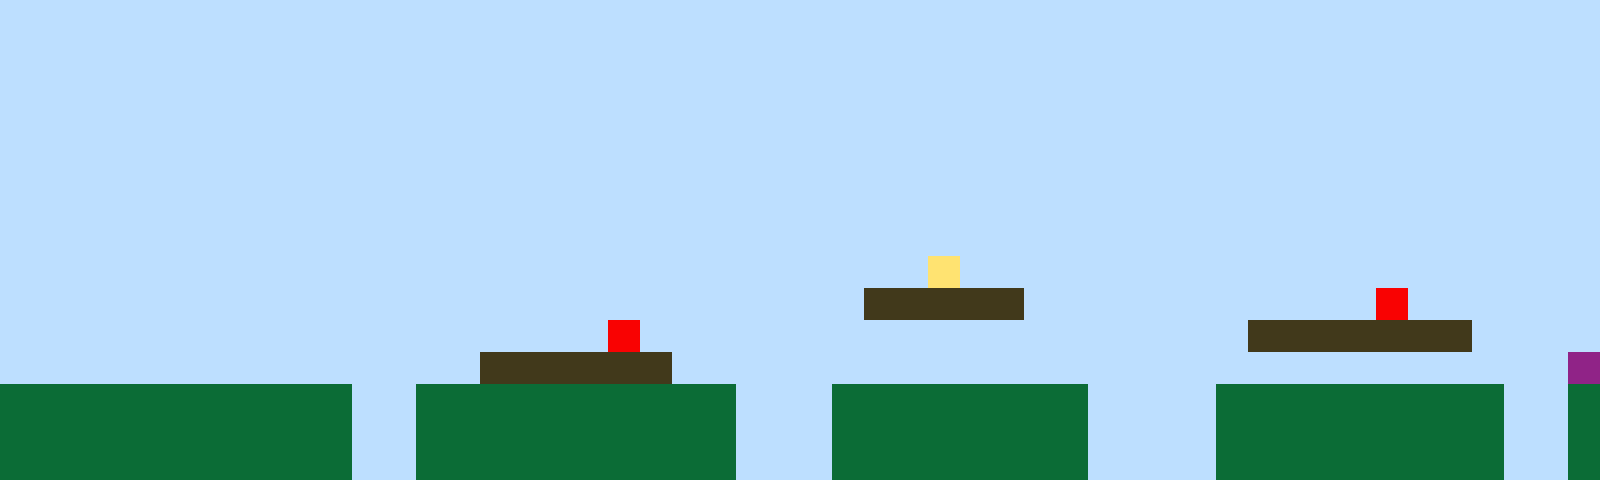

Below is a game level as drawn by its tile map, then a one-line description and the .tmx file that defines it, in full:
An orthogonal 50x15 tile map with 32x32 px tiles, 1 tile layer (Tile Layer 1).

<map version="1.10" tiledversion="1.11.2" orientation="orthogonal" renderorder="right-up" width="50" height="15" tilewidth="32" tileheight="32" infinite="0" nextlayerid="2" nextobjectid="1"><editorsettings><export target="map1.csv" format="csv" /></editorsettings><tileset firstgid="1" name="sprites" tilewidth="32" tileheight="32" tilecount="6" columns="3"><image source="sprites.png" width="96" height="64" /></tileset><layer id="1" name="Tile Layer 1" width="50" height="15"><data encoding="csv">1,1,1,1,1,1,1,1,1,1,1,1,1,1,1,1,1,1,1,1,1,1,1,1,1,1,1,1,1,1,1,1,1,1,1,1,1,1,1,1,1,1,1,1,1,1,1,1,1,1,1,1,1,1,1,1,1,1,1,1,1,1,1,1,1,1,1,1,1,1,1,1,1,1,1,1,1,1,1,1,1,1,1,1,1,1,1,1,1,1,1,1,1,1,1,1,1,1,1,1,1,1,1,1,1,1,1,1,1,1,1,1,1,1,1,1,1,1,1,1,1,1,1,1,1,1,1,1,1,1,1,1,1,1,1,1,1,1,1,1,1,1,1,1,1,1,1,1,1,1,1,1,1,1,1,1,1,1,1,1,1,1,1,1,1,1,1,1,1,1,1,1,1,1,1,1,1,1,1,1,1,1,1,1,1,1,1,1,1,1,1,1,1,1,1,1,1,1,1,1,1,1,1,1,1,1,1,1,1,1,1,1,1,1,1,1,1,1,1,1,1,1,1,1,1,1,1,1,1,1,1,1,1,1,1,1,1,1,1,1,1,1,1,1,1,1,1,1,1,1,1,1,1,1,1,1,1,1,1,1,1,1,1,1,1,1,1,1,1,1,1,1,1,1,1,1,1,1,1,1,1,1,1,1,1,1,1,1,1,1,1,1,1,1,1,1,1,1,1,1,1,1,1,1,1,1,1,1,1,1,1,1,1,1,1,1,1,1,1,1,1,1,1,1,1,1,1,1,1,1,1,1,1,1,1,1,1,1,1,1,1,1,1,1,1,1,1,1,1,1,1,1,1,1,1,1,1,1,1,1,1,1,1,1,1,1,1,1,1,1,1,1,1,1,1,1,1,1,1,1,1,1,1,1,1,1,1,1,1,1,1,1,1,1,1,1,1,1,1,1,1,1,1,1,1,1,1,1,1,1,1,1,1,1,1,1,1,1,1,1,1,1,1,1,1,1,1,1,1,4,1,1,1,1,1,1,1,1,1,1,1,1,1,1,1,1,1,1,1,1,1,1,1,1,1,1,1,1,1,1,1,1,1,1,1,1,1,1,1,1,1,1,1,1,1,1,1,3,3,3,3,3,1,1,1,1,1,1,1,1,1,1,1,5,1,1,1,1,1,1,1,1,1,1,1,1,1,1,1,1,1,1,1,1,1,1,1,1,1,5,1,1,1,1,1,1,1,1,1,1,1,1,1,1,1,1,1,1,1,3,3,3,3,3,3,3,1,1,1,1,1,1,1,1,1,1,1,1,1,1,1,1,1,1,1,3,3,3,3,3,3,1,1,1,1,1,1,1,1,1,1,1,1,1,1,1,1,1,1,1,1,1,1,1,1,1,1,1,1,6,2,2,2,2,2,2,2,2,2,2,2,1,1,2,2,2,2,2,2,2,2,2,2,1,1,1,2,2,2,2,2,2,2,2,1,1,1,1,2,2,2,2,2,2,2,2,2,1,1,2,2,2,2,2,2,2,2,2,2,2,2,1,1,2,2,2,2,2,2,2,2,2,2,1,1,1,2,2,2,2,2,2,2,2,1,1,1,1,2,2,2,2,2,2,2,2,2,1,1,2,2,2,2,2,2,2,2,2,2,2,2,1,1,2,2,2,2,2,2,2,2,2,2,1,1,1,2,2,2,2,2,2,2,2,1,1,1,1,2,2,2,2,2,2,2,2,2,1,1,2</data></layer></map>
